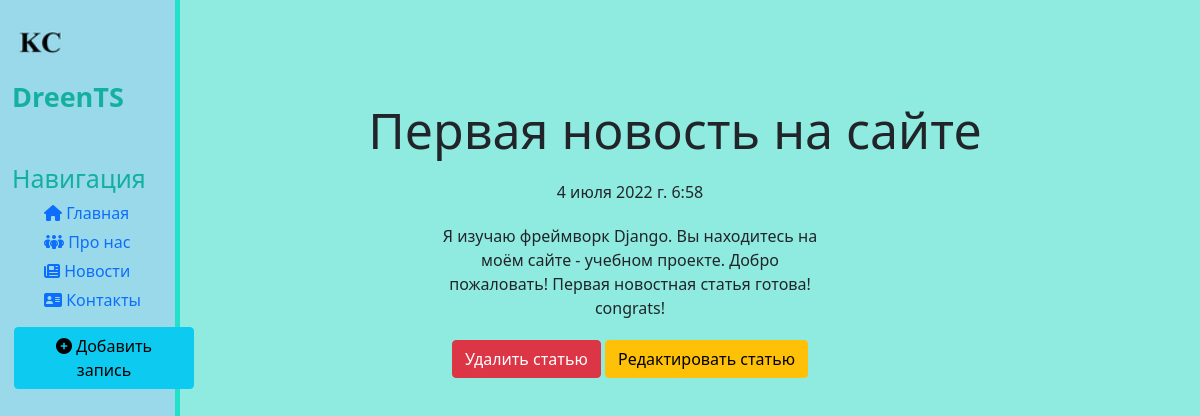
Screenshot of /news/1 with the database file from the repository.
### news/models.py (models this page shows, shortened)
class NewsArticles(models.Model):
    title = models.CharField('Название статьи', max_length=60)
    anons = models.CharField('Анонс статьи', max_length=200)
    full_text = models.TextField('Текст статьи')
    date = models.DateTimeField('Дата публикации')
    class Meta:
        verbose_name = 'Новость'
        verbose_name_plural = 'Новости'

### news/views.py (the view)
# urls.py: path('<int:pk>', views.NewsArticleDetail.as_view(), name='article_detail'),
class NewsArticleDetail(DetailView):
    model = NewsArticles
    template_name = 'news/detail_view.html'
    context_object_name = 'article'

### news/templates/news/detail_view.html (shortened to what this page needs)
{% extends 'main/layout.html' %}
{% block body_content %}
    <div class="features">
        <h1>{{ article.title }}</h1>
        <p>{{ article.date }}</p>
        <p>{{ article.full_text }}</p>
        <a href="{%  url 'article_delete' article.id %}" class="btn btn-danger">Удалить статью</a>
        <a href="{%  url 'article_edit' article.id %}" class="btn btn-warning">Редактировать статью</a>
    </div>
{% endblock %}

### main/static/main/css/main.css (style rules this page uses)
body { background: #8febe0; }
main .features { float: left; margin-top: 100px; text-align: center; width: 75%; }
main .features h1 { font-size: 50px; margin-left: 10%; }
main .features p { max-width: 400px; margin: 20px auto; }

### rows the page displays
NewsArticles: title "Первая новость на сайте", date "4 июля 2022 г. 6:58", full_text "Я изучаю фреймворк Django. Вы находитесь на моём сайте - учебном проекте. Добро пожаловать! Первая новостная статья готова! congrats!"
